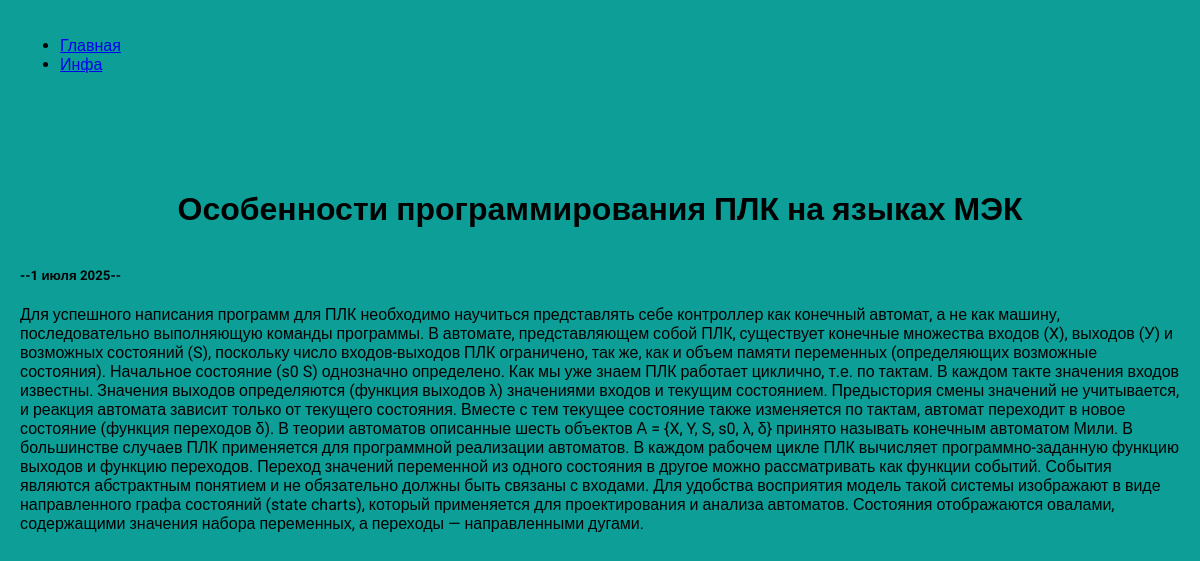
Screenshot of /info/2/ with the database file from the repository.
### info/models.py (models this page shows, shortened)
class Info(models.Model):
    title = models.CharField()
    descriptions = models.TextField()
    date = models.DateField()

### info/views.py (the view)
# urls.py: path('<int:info_id>/', views.info_details, name="info_details"),
def info_details(request, info_id):
    info_d = get_object_or_404(Info, pk=info_id)
    return render(request, "info/info_details.html", {'info_d': info_d})

### info/templates/info/info_details.html
{% extends 'show/base.html' %}
{% load static %}
{% block content %}
<div class="detail">
    <h1>{{ info_d.title }} </h1>
    <h5>--{{ info_d.date|date:'j E Y'  }}--</h5>
    {{ info_d.descriptions }}
</div>
{% endblock %}

### show/static/css/style.css (style rules this page uses)
body { font-family: "Roboto", sans-serif; background: #0c9e97; padding: 0; margin: 0; }
h1 { text-align: center; margin: 60px 0 40px; }

### rows the page displays
Info: title "Особенности программирования ПЛК на языках МЭК", date "1 июля 2025", descriptions "Для успешного написания программ для ПЛК необходимо научиться представлять себе контроллер как конечный автомат, а не как машину, последовательно выполняющую команды программы. В автомате, представляющем собой ПЛК, существует конечные множества входов (X), выходов (У) и возможных состояний (S), поскольку число входов-выходов ПЛК ограничено, так же, как и объем памяти переменных (определяющих возможные состояния). Начальное состояние (s0 S) однозначно определено. Как мы уже знаем ПЛК работает циклично, т.е. по тактам. В каждом такте значения входов известны. Значения выходов определяются (функция выходов λ) значениями входов и текущим состоянием. Предыстория смены значений не учитывается, и…"
